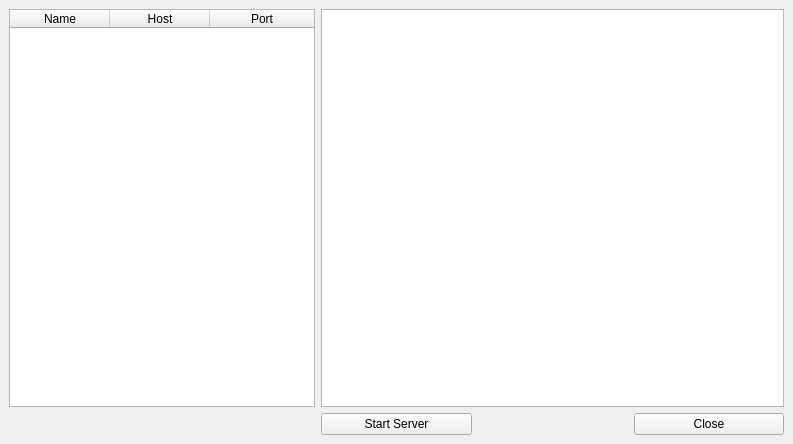
<?xml version="1.0" encoding="UTF-8"?>
<ui version="4.0">
 <class>MainWindow</class>
 <widget class="QMainWindow" name="MainWindow">
  <property name="geometry">
   <rect>
    <x>0</x>
    <y>0</y>
    <width>793</width>
    <height>444</height>
   </rect>
  </property>
  <property name="windowTitle">
   <string>Pchat Window</string>
  </property>
  <widget class="QWidget" name="centralwidget">
   <layout class="QGridLayout" name="gridLayout">
    <item row="3" column="0" colspan="2">
     <widget class="QTableWidget" name="tableWidget">
      <property name="sizePolicy">
       <sizepolicy hsizetype="Ignored" vsizetype="Ignored">
        <horstretch>0</horstretch>
        <verstretch>0</verstretch>
       </sizepolicy>
      </property>
      <property name="sortingEnabled">
       <bool>true</bool>
      </property>
      <attribute name="horizontalHeaderStretchLastSection">
       <bool>true</bool>
      </attribute>
      <column>
       <property name="text">
        <string>Name</string>
       </property>
       <property name="font">
        <font>
         <stylestrategy>PreferAntialias</stylestrategy>
        </font>
       </property>
      </column>
      <column>
       <property name="text">
        <string>Host</string>
       </property>
      </column>
      <column>
       <property name="text">
        <string>Port</string>
       </property>
      </column>
     </widget>
    </item>
    <item row="3" column="7" colspan="3">
     <widget class="QTextEdit" name="textEdit">
      <property name="sizePolicy">
       <sizepolicy hsizetype="Ignored" vsizetype="Expanding">
        <horstretch>0</horstretch>
        <verstretch>0</verstretch>
       </sizepolicy>
      </property>
     </widget>
    </item>
    <item row="4" column="7" alignment="Qt::AlignTop">
     <widget class="QPushButton" name="pushButton">
      <property name="sizePolicy">
       <sizepolicy hsizetype="Ignored" vsizetype="Preferred">
        <horstretch>0</horstretch>
        <verstretch>0</verstretch>
       </sizepolicy>
      </property>
      <property name="text">
       <string>Start Server</string>
      </property>
     </widget>
    </item>
    <item row="4" column="9">
     <widget class="QPushButton" name="pushButton_2">
      <property name="sizePolicy">
       <sizepolicy hsizetype="Ignored" vsizetype="Preferred">
        <horstretch>0</horstretch>
        <verstretch>0</verstretch>
       </sizepolicy>
      </property>
      <property name="text">
       <string>Close</string>
      </property>
     </widget>
    </item>
   </layout>
  </widget>
 </widget>
 <resources/>
 <connections/>
</ui>
